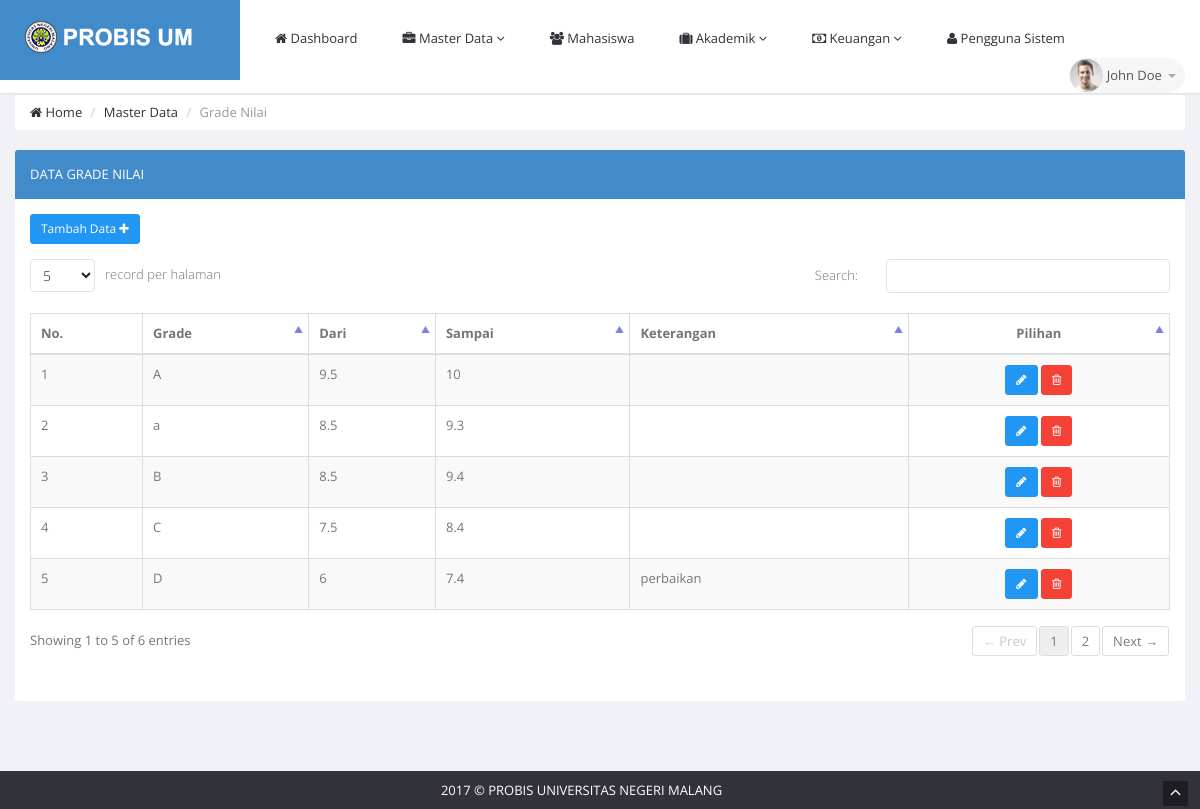
The page /?page=grade_nilai on the database its author committed.
### tables this page shows
CREATE TABLE `app_nilai_grade` (
  `nilai_id` int(11) NOT NULL,
  `dari` float NOT NULL,
  `sampai` float NOT NULL,
  `grade` varchar(1) NOT NULL,
  `keterangan` text NOT NULL
);

### view/grade_nilai.php (the view, shortened to what this page needs)
<?php
require_once './config/db.php';
if (isset($_GET['edit'])){
    $id = base64_decode($_GET['edit']);
    $sql = $pdo->prepare("select * from app_nilai_grade where nilai_id = $id");
    $sql->execute();
    $a = $sql->fetch();
    if (isset($_POST['save'])){
        $grade = $_POST['grade'];
        $dari = $_POST['dari'];
        $sampai = $_POST['sampai'];
        $ket = $_POST['ket'];
        $b = $pdo->prepare("update app_nilai_grade set grade=:grd,dari=:dri,sampai=:smpai,keterangan=:ket WHERE nilai_id=:id");
        $b->bindParam(':grd',$grade);
        $b->bindParam(':dri',$dari);
        $b->bindParam(':smpai',$sampai);
        $b->bindParam(':ket',$ket);
        $b->bindParam(':id',$id);
        $b->execute();
        echo "<script>window.location='?page=grade_nilai'</script>";
    }
    ?>
    <div class="row">
        <div class="col-sm-12">
            <div class="panel panel-primary">
                <header class="panel-heading">
                    Edit Data Grade Nilai
                </header>
                <div class="clearfix">
                    <div class="panel-body">
                        <form action="" method="post">
                            <div class="row">
                                <div class="col-sm-8">
                                    <table>
                                        <tr>
                                            <td style="padding: 15px" class="col-sm-2">Grade Nilai</td>
                                            <td style="padding: 15px;" class="col-sm-2">
                                                <input type="text" class="form-control" name="grade" value="<?php echo $a['grade'] ?>" required>
                                            </td>
                                        </tr>
                                        <tr>
                                            <td style="padding: 15px" class="col-sm-2">Dari</td>
                                            <td style="padding: 15px;" class="col-sm-2">
                                                <input type="text" class="form-control" name="dari" value="<?php echo $a['dari'] ?>" required>
                                            </td>
                                            <td style="padding: 15px" class="col-sm-2">Sampai</td>
                                            <td style="padding: 15px" class="col-sm-2">
                                                <input type="text" class="form-control" name="sampai" value="<?php echo $a['sampai'] ?>" required>
                                            </td>
                                        </tr>
                                        <tr>
                                            <td style="padding: 15px;" class="col-sm-2">Keterangan</td>
                                            <td style="padding: 15px;" class="col-sm-2">
                                                <input type="text" class="form-control" name="ket" value="<?php echo $a['keterangan'] ?>">
                                            </td>
                                        </tr>
                                        <tr>
                                            <td style="padding: 15px;" class="col-sm-2">
                                                <input type="submit" name="save" class="btn btn-sm btn-primary" value="Simpan">
                                                <a href="?page=grade_nilai" class="btn btn-sm btn-warning">Batal</a>
                                            </td>
                                        </tr>
                                    </table>
                                </div>
                            </div>
                        </form>
                    </div>
                </div>
            </div>
        </div>
    </div>
<?php }elseif(isset($_GET['delete'])){
    $id = base64_decode($_GET['delete']);
    $noob = $pdo->prepare("delete from app_nilai_grade WHERE nilai_id = $id");
    $noob->execute();
    echo "<script>window.location='?page=grade_nilai'</script>";
}else{ ?>
<div class="row">
    <div class="col-sm-12">
        <section class="panel panel-primary">
            <header class="panel-heading">
                Data Grade Nilai
            </header>
            <div class="panel-body">
                <div class="adv-table editable-table ">
                    <div class="clearfix">
                        <div class="btn-group">
                            <a href="?page=grade_nilai&tambah_data" class="btn btn-sm btn-primary">
                                Tambah Data <i class="fa fa-plus"></i>
                            </a>
                        </div>
                    </div>
                    <table class="table table-striped table-hover table-bordered" id="editable-sample">
                        <thead>
                        <tr>
                            <th>No.</th>
                            <th>Grade</th>
                            <th>Dari</th>
                            <th>Sampai</th>
                            <th>Keterangan</th>
                            <th style="text-align: center">Pilihan</th>
                        </tr>
                        </thead>
                        <tbody>
                        <?php
                        $jones = $pdo->prepare("select * from app_nilai_grade ORDER BY grade");
                        $jones->execute();
                        $no = 1;
                        while($a = $jones->fetch()){
                        ?>
                            <tr class="">
                                <td><?php echo $no++ ?></td>
                                <td><?php echo $a['grade'] ?></td>
                                <td><?php echo $a['dari'] ?></td>
                                <td><?php echo $a['sampai'] ?></td>
                                <td><?php echo $a['keterangan'] ?></td>
                                <td style="text-align: center;"><a title="Edit Data" href="?page=grade_nilai&edit=<?php echo base64_encode($a['nilai_id']) ?>"><button class="btn btn-sm btn-primary"><i class="fa fa-pencil"></i></button></a>
                                    <a title="Hapus Data" onclick="return confirm('Yakin ingin hapus data ini?')" href="?page=grade_nilai&delete=<?php echo base64_encode($a['nilai_id']) ?>"><button class="btn btn-sm btn-danger"><i class="fa fa-trash-o"></i></button></a></td>
                            </tr>
                        <?php } ?>
                        </tbody>
                    </table>
                </div>
            </div>
        </section>
    </div>
</div>
<?php } ?>

### rows shown on the page
app_nilai_grade: grade "A", dari "9.5", sampai "10"
app_nilai_grade: grade "a", dari "8.5", sampai "9.3"
app_nilai_grade: grade "B", dari "8.5", sampai "9.4"
app_nilai_grade: grade "C", dari "7.5", sampai "8.4"
app_nilai_grade: grade "D", dari "6", sampai "7.4", keterangan "perbaikan"
